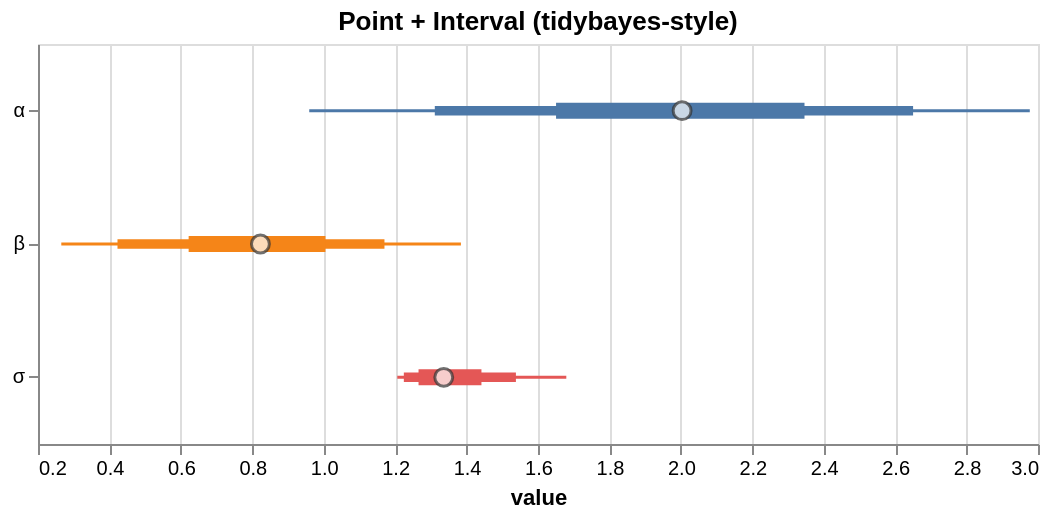

Source (Vega-Lite JSON):
### Vega-Lite specification from a JSON file in a GitHub repository (floating-point values rounded to 4 significant figures)
{"$schema": "https://vega.github.io/schema/vega-lite/v5.json", "config": {"axis": {"labelLimit": 0}, "header": {"labelLimit": 0}, "legend": {"labelLimit": 0}}, "data": {"values": [{"__point__": 1.336, "hi_0_5_": 1.442, "hi_0_8_": 1.538, "hi_0_95_": 1.679, "lo_0_5_": 1.266, "lo_0_8_": 1.224, "lo_0_95_": 1.206, "parameter": "σ"}, {"__point__": 2.003, "hi_0_5_": 2.346, "hi_0_8_": 2.65, "hi_0_95_": 2.977, "lo_0_5_": 1.651, "lo_0_8_": 1.311, "lo_0_95_": 0.9595, "parameter": "α"}, {"__point__": 0.8227, "hi_0_5_": 1.005, "hi_0_8_": 1.17, "hi_0_95_": 1.384, "lo_0_5_": 0.6218, "lo_0_8_": 0.4226, "lo_0_95_": 0.2652, "parameter": "β"}]}, "height": 200, "layer": [{"encoding": {"color": {"field": "parameter", "legend": null, "type": "nominal"}, "tooltip": [{"field": "__point__", "title": "value (estimate)", "type": "quantitative"}, {"field": "parameter", "type": "nominal"}, {"field": "lo_0_95_", "title": "95% lo", "type": "quantitative"}, {"field": "hi_0_95_", "title": "95% hi", "type": "quantitative"}], "x": {"field": "lo_0_95_", "scale": {"zero": false}, "title": "value", "type": "quantitative"}, "x2": {"field": "hi_0_95_"}, "y": {"axis": {"title": null}, "field": "parameter", "type": "nominal"}}, "mark": {"strokeWidth": 1.5, "type": "rule"}, "params": [{"bind": "scales", "name": "grid", "select": {"encodings": ["x"], "type": "interval"}}]}, {"encoding": {"color": {"field": "parameter", "legend": null, "type": "nominal"}, "tooltip": [{"field": "__point__", "title": "value (estimate)", "type": "quantitative"}, {"field": "parameter", "type": "nominal"}, {"field": "lo_0_95_", "title": "95% lo", "type": "quantitative"}, {"field": "hi_0_95_", "title": "95% hi", "type": "quantitative"}], "x": {"field": "lo_0_8_", "scale": {"zero": false}, "title": "value", "type": "quantitative"}, "x2": {"field": "hi_0_8_"}, "y": {"axis": {"title": null}, "field": "parameter", "type": "nominal"}}, "mark": {"strokeWidth": 4.75, "type": "rule"}}, {"encoding": {"color": {"field": "parameter", "legend": null, "type": "nominal"}, "tooltip": [{"field": "__point__", "title": "value (estimate)", "type": "quantitative"}, {"field": "parameter", "type": "nominal"}, {"field": "lo_0_95_", "title": "95% lo", "type": "quantitative"}, {"field": "hi_0_95_", "title": "95% hi", "type": "quantitative"}], "x": {"field": "lo_0_5_", "scale": {"zero": false}, "title": "value", "type": "quantitative"}, "x2": {"field": "hi_0_5_"}, "y": {"axis": {"title": null}, "field": "parameter", "type": "nominal"}}, "mark": {"strokeWidth": 8.0, "type": "rule"}}, {"encoding": {"tooltip": [{"field": "__point__", "title": "value (estimate)", "type": "quantitative"}, {"field": "parameter", "type": "nominal"}, {"field": "lo_0_95_", "title": "95% lo", "type": "quantitative"}, {"field": "hi_0_95_", "title": "95% hi", "type": "quantitative"}], "x": {"field": "__point__", "scale": {"zero": false}, "type": "quantitative"}, "y": {"field": "parameter", "type": "nominal"}}, "mark": {"color": "white", "filled": true, "size": 80, "stroke": "#333", "strokeWidth": 1.5, "type": "point"}}], "title": "Point + Interval (tidybayes-style)", "width": 500}
